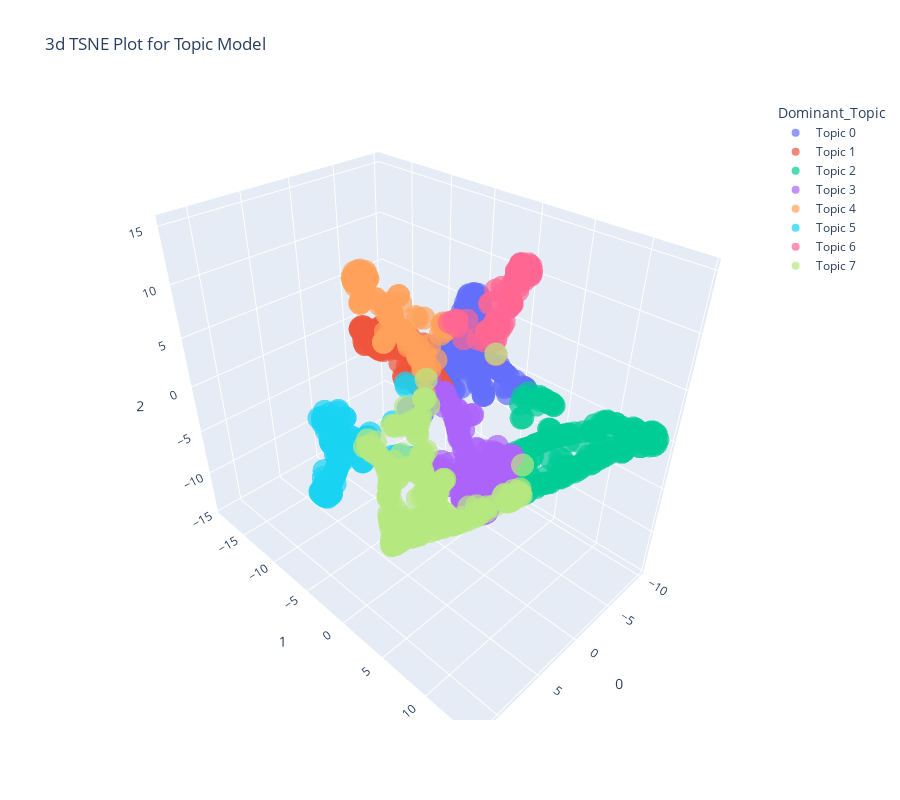

The code cell stored with this chart in its notebook:
### Code cell
plot_model(lda, plot = 'tsne')

plot_model(lda, plot = 'umap')

plot_model(lda, plot = 'topic_model')

### Figure 1 — Plotly figure (JSON) as saved in the notebook; plotly's stock layout.template omitted (floating-point values rounded to 4 significant figures; data arrays with more than 128 entries replaced by an {"elided": "..."} marker saying what was removed)
{"data": [{"hovertemplate": "Dominant_Topic=Topic 0<br>0=%{x}<br>1=%{y}<br>2=%{z}<extra></extra>", "legendgroup": "Topic 0", "marker": {"color": "#636efa", "opacity": 0.7, "symbol": "circle"}, "mode": "markers", "name": "Topic 0", "scene": "scene", "showlegend": true, "type": "scatter3d", "x": {"elided": "152 float values"}, "y": {"elided": "152 float values"}, "z": {"elided": "152 float values"}}, {"hovertemplate": "Dominant_Topic=Topic 1<br>0=%{x}<br>1=%{y}<br>2=%{z}<extra></extra>", "legendgroup": "Topic 1", "marker": {"color": "#EF553B", "opacity": 0.7, "symbol": "circle"}, "mode": "markers", "name": "Topic 1", "scene": "scene", "showlegend": true, "type": "scatter3d", "x": {"elided": "163 float values"}, "y": {"elided": "163 float values"}, "z": {"elided": "163 float values"}}, {"hovertemplate": "Dominant_Topic=Topic 2<br>0=%{x}<br>1=%{y}<br>2=%{z}<extra></extra>", "legendgroup": "Topic 2", "marker": {"color": "#00cc96", "opacity": 0.7, "symbol": "circle"}, "mode": "markers", "name": "Topic 2", "scene": "scene", "showlegend": true, "type": "scatter3d", "x": {"elided": "172 float values"}, "y": {"elided": "172 float values"}, "z": {"elided": "172 float values"}}, {"hovertemplate": "Dominant_Topic=Topic 3<br>0=%{x}<br>1=%{y}<br>2=%{z}<extra></extra>", "legendgroup": "Topic 3", "marker": {"color": "#ab63fa", "opacity": 0.7, "symbol": "circle"}, "mode": "markers", "name": "Topic 3", "scene": "scene", "showlegend": true, "type": "scatter3d", "x": {"elided": "225 float values"}, "y": {"elided": "225 float values"}, "z": {"elided": "225 float values"}}, {"hovertemplate": "Dominant_Topic=Topic 4<br>0=%{x}<br>1=%{y}<br>2=%{z}<extra></extra>", "legendgroup": "Topic 4", "marker": {"color": "#FFA15A", "opacity": 0.7, "symbol": "circle"}, "mode": "markers", "name": "Topic 4", "scene": "scene", "showlegend": true, "type": "scatter3d", "x": [1.226, 0.1015, 2.06, 2.912, -1.176, 2.179, 3.306, 2.819, 2.144, 2.336, 1.833, 2.061, 2.038, 3.072, 2.333, 2.006, 1.785, 0.2519, -0.2259, 1.938, 2.651, 3.33, 0.1001, 1.371, -0.8929, 1.673, 1.249, -0.4768, 1.097, 1.941, -1.118, 2.814, -1.114, 3.26, 2.526, 0.3129, 1.795, 1.116, 1.927, 1.245, 1.509, 1.922, 0.3786, 2.552, 3.435, 3.112, 0.2515, 2.946, 1.886, 0.1272, 2.893, 2.827, 1.951, 1.258, -1.34, 2.406, -1.007, -0.9342, 2.133, 2.599, 1.304, 2.896, -0.264, 2.752, 2.509, 2.005, -0.7179, 3.017, 2.445, 2.474, 2.487, 2.622, 0.9721, 1.823, 1.916, 2.682, 1.835, 1.623, 2.135, 2.043, 2.208, 1.759, 0.1441, 1.716, 2.989, 2.21, 1.954, -1.131, 2.063, 2.064, 3.331, 1.876, 0.2174, 2.212, 1.434, 1.248, 1.479, 1.191, 2.313, -1.031, 2.211], "y": [-1.09, -3.447, -0.7594, -7.738, -4.577, -8.339, -6.629, -7.4, -8.015, -0.4283, -8.003, -4.418, -1.146, -6.688, -8.092, -4.548, -5.608, -3.328, -3.179, -7.639, -0.2724, -4.183, -5.754, -5.337, -1.826, -1.95, -5.713, -3.947, -3.643, -7.343, -1.822, -8.124, -1.918, -4.19, -7.511, -3.275, -2.475, -3.6, -3.533, -5.131, -0.1353, -3.142, -3.308, -5.701, -6.7, -6.536, -5.389, -8.052, -7.538, -5.758, -7.581, -7.428, -7.902, -5.547, -1.458, -0.3663, -4.396, -1.624, -0.1529, -8.208, -5.247, -6.975, -1.355, -8.312, -7.331, -1.038, -1.314, -7.893, -8.216, -7.463, -7.903, -5.77, -4.625, -5.478, -3.448, -7.23, -5.428, -5.37, -5.895, -7.267, -7.467, -7.789, -3.512, -2.706, -7.623, -7.218, -8.159, -4.555, -4.638, -4.638, -4.165, -3.133, -3.676, -0.87, -5.867, -5.688, -5.476, -5.597, -8.382, -4.412, -0.8653], "z": [7.217, 4.845, 6.868, 10.61, 3.514, 10.94, 10.05, 9.215, 11.64, 5.751, 10.86, 9.059, 5.953, 10.46, 10.58, 9.05, 6.846, 4.846, 8.266, 11.57, 3.692, 7.08, 9.482, 7.326, 7.833, 6.96, 8.01, 4.28, 6.345, 11.04, 7.934, 10.79, 7.966, 7.077, 10.59, 4.724, 7.175, 6.045, 7.932, 7.828, 6.403, 7.577, 4.892, 10.04, 9.623, 10.37, 8.972, 11.33, 10.86, 9.486, 11.51, 9.268, 10.68, 8.175, 7.632, 5.434, 3.672, 7.778, 5.876, 11.55, 8.04, 10.67, 7.491, 11.06, 11.57, 6.411, 7.646, 11.05, 10.67, 11.69, 11.74, 10.12, 6.916, 9.228, 7.874, 11.09, 6.395, 9.031, 9.385, 11.25, 10.38, 11.25, 8.274, 7.144, 11.35, 11.37, 11.38, 3.607, 9.19, 9.19, 7.06, 7.64, 8.38, 5.457, 8.358, 8.005, 9.405, 7.848, 11.27, 3.638, 5.462]}, {"hovertemplate": "Dominant_Topic=Topic 5<br>0=%{x}<br>1=%{y}<br>2=%{z}<extra></extra>", "legendgroup": "Topic 5", "marker": {"color": "#19d3f3", "opacity": 0.7, "symbol": "circle"}, "mode": "markers", "name": "Topic 5", "scene": "scene", "showlegend": true, "type": "scatter3d", "x": {"elided": "132 float values"}, "y": {"elided": "132 float values"}, "z": {"elided": "132 float values"}}, {"hovertemplate": "Dominant_Topic=Topic 6<br>0=%{x}<br>1=%{y}<br>2=%{z}<extra></extra>", "legendgroup": "Topic 6", "marker": {"color": "#FF6692", "opacity": 0.7, "symbol": "circle"}, "mode": "markers", "name": "Topic 6", "scene": "scene", "showlegend": true, "type": "scatter3d", "x": [-1.112, -5.311, -6.686, -1.458, -2.756, -1.783, -2.297, -7.099, -4.349, -3.144, -4.59, -5.316, -6.429, -6.899, -6.258, -4.958, -4.66, -5.063, -5.477, -5.946, -3.123, -3.085, -4.12, -1.684, -6.306, -1.533, -3.949, -4.948, -1.717, -7.053, -6.432, -6.674, -5.191, -6.185, -1.864, -6.059, -4.775, -3.916, -3.063, -6.696, -5.887, -2.514, -4.616, -6.999, -5.244, -4.572, -2.55, -5.944, -5.493, -5.289, -7.023, -6.475, -6.237, -6.395, -6.633, -6.748, -3.871, -6.936, -2.616, -3.785, -4.521, -4.395, -4.083, -3.053, -5.878, -4.978, -7.011, -6.086, -6.468, -1.876, -3.016, -5.037, -1.982, -6.974], "y": [2.951, 1.66, 2.246, -1.544, 0.453, -1.007, -0.4078, 1.678, 2.043, 0.8446, 1.074, 1.662, 1.154, 1.74, 1.916, 0.8161, 1.514, 1.675, 1.989, 1.933, 1.07, 1.083, 1.209, -1.32, 1.461, 2.759, 1.188, 1.035, 2.624, 1.321, 1.81, 1.072, 1.63, 1.167, -1.194, 2.118, 0.5036, 1.493, 1.059, 1.211, 1.729, 2.32, 0.4725, 1.932, 1.643, 1.017, 2.294, 1.356, 1.579, 1.497, 1.679, 1.316, 1.757, 2.166, 2.238, 1.216, 0.6477, 1.97, 2.196, 0.6057, 1.429, 1.263, 1.257, 1.039, 1.507, 1.549, 1.383, 1.619, 2.281, -1.059, 2.166, 1.585, -0.3843, 2.06], "z": [8.85, 9.416, 12.11, 8.037, 6.792, 7.766, 8.346, 12.16, 10.66, 6.594, 7.586, 9.432, 11.61, 12.41, 12.43, 10.74, 8.013, 9.801, 10.62, 11.63, 7.582, 7.683, 6.477, 8.102, 12.46, 8.919, 6.338, 10.31, 8.891, 11.91, 11.17, 12.07, 9.458, 11.84, 8.216, 11.98, 7.541, 5.248, 7.616, 11.55, 10.82, 9.089, 10.48, 11.57, 9.614, 7.49, 9.11, 11.85, 11.38, 10.92, 11.53, 12.43, 12.47, 12.28, 11.67, 12.29, 9.713, 12.28, 9.07, 9.616, 7.663, 7.251, 7.545, 7.497, 11.89, 9.164, 11.63, 11.2, 11.8, 8.231, 9.227, 9.194, 6.779, 11.68]}, {"hovertemplate": "Dominant_Topic=Topic 7<br>0=%{x}<br>1=%{y}<br>2=%{z}<extra></extra>", "legendgroup": "Topic 7", "marker": {"color": "#B6E880", "opacity": 0.7, "symbol": "circle"}, "mode": "markers", "name": "Topic 7", "scene": "scene", "showlegend": true, "type": "scatter3d", "x": {"elided": "194 float values"}, "y": {"elided": "194 float values"}, "z": {"elided": "194 float values"}}], "layout": {"height": 800, "legend": {"title": {"text": "Dominant_Topic"}, "tracegroupgap": 0}, "scene": {"domain": {"x": [0, 1], "y": [0, 1]}, "xaxis": {"title": {"text": "0"}}, "yaxis": {"title": {"text": "1"}}, "zaxis": {"title": {"text": "2"}}}, "title": {"text": "3d TSNE Plot for Topic Model"}, "width": 900}}
